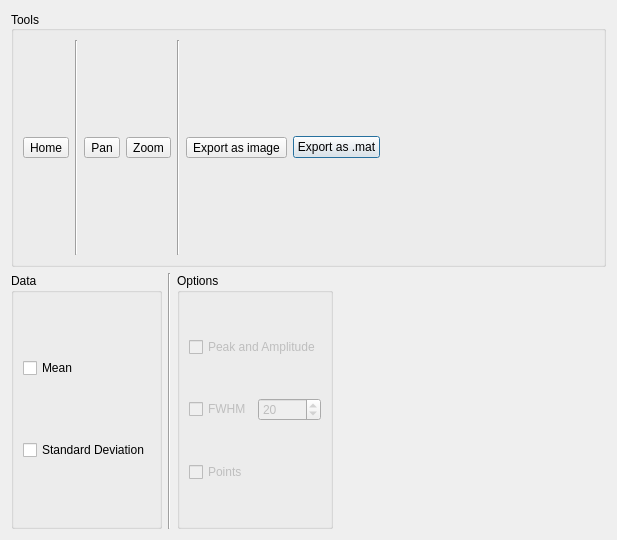
<?xml version="1.0" encoding="UTF-8"?>
<ui version="4.0">
 <class>Dialog</class>
 <widget class="QDialog" name="Dialog">
  <property name="windowModality">
   <enum>Qt::ApplicationModal</enum>
  </property>
  <property name="geometry">
   <rect>
    <x>0</x>
    <y>0</y>
    <width>617</width>
    <height>540</height>
   </rect>
  </property>
  <property name="windowTitle">
   <string>Dialog</string>
  </property>
  <property name="sizeGripEnabled">
   <bool>false</bool>
  </property>
  <property name="modal">
   <bool>false</bool>
  </property>
  <layout class="QVBoxLayout" name="verticalLayout_2">
   <item>
    <layout class="QVBoxLayout" name="mplvl">
     <item>
      <widget class="QGroupBox" name="groupBox_3">
       <property name="title">
        <string>Tools</string>
       </property>
       <property name="alignment">
        <set>Qt::AlignLeading|Qt::AlignLeft|Qt::AlignVCenter</set>
       </property>
       <property name="flat">
        <bool>false</bool>
       </property>
       <layout class="QHBoxLayout" name="horizontalLayout">
        <item>
         <widget class="QToolButton" name="toolButton_home">
          <property name="text">
           <string>Home</string>
          </property>
         </widget>
        </item>
        <item>
         <widget class="Line" name="line_2">
          <property name="orientation">
           <enum>Qt::Vertical</enum>
          </property>
         </widget>
        </item>
        <item>
         <widget class="QToolButton" name="toolButton_pan">
          <property name="text">
           <string>Pan</string>
          </property>
          <property name="checkable">
           <bool>true</bool>
          </property>
         </widget>
        </item>
        <item>
         <widget class="QToolButton" name="toolButton_zoom">
          <property name="text">
           <string>Zoom</string>
          </property>
          <property name="checkable">
           <bool>true</bool>
          </property>
         </widget>
        </item>
        <item>
         <widget class="Line" name="line_3">
          <property name="orientation">
           <enum>Qt::Vertical</enum>
          </property>
         </widget>
        </item>
        <item>
         <widget class="QToolButton" name="toolButton_export">
          <property name="text">
           <string>Export as image</string>
          </property>
         </widget>
        </item>
        <item>
         <widget class="QPushButton" name="toolButton_export_mat">
          <property name="text">
           <string>Export as .mat</string>
          </property>
         </widget>
        </item>
        <item>
         <spacer name="horizontalSpacer_2">
          <property name="orientation">
           <enum>Qt::Horizontal</enum>
          </property>
          <property name="sizeHint" stdset="0">
           <size>
            <width>40</width>
            <height>20</height>
           </size>
          </property>
         </spacer>
        </item>
       </layout>
      </widget>
     </item>
    </layout>
   </item>
   <item>
    <layout class="QHBoxLayout" name="horizontalLayout_3">
     <item>
      <widget class="QGroupBox" name="groupBox">
       <property name="title">
        <string>Data</string>
       </property>
       <layout class="QVBoxLayout" name="verticalLayout_4">
        <item>
         <widget class="QCheckBox" name="checkBox_mean">
          <property name="text">
           <string>Mean</string>
          </property>
         </widget>
        </item>
        <item>
         <widget class="QCheckBox" name="checkBox_std">
          <property name="text">
           <string notr="true">Standard Deviation</string>
          </property>
          <property name="iconSize">
           <size>
            <width>15</width>
            <height>15</height>
           </size>
          </property>
          <property name="tristate">
           <bool>false</bool>
          </property>
         </widget>
        </item>
       </layout>
      </widget>
     </item>
     <item>
      <widget class="Line" name="line">
       <property name="orientation">
        <enum>Qt::Vertical</enum>
       </property>
      </widget>
     </item>
     <item>
      <widget class="QGroupBox" name="groupBox_2">
       <property name="title">
        <string>Options</string>
       </property>
       <layout class="QVBoxLayout" name="verticalLayout_5">
        <item>
         <widget class="QCheckBox" name="checkBox_amp">
          <property name="enabled">
           <bool>false</bool>
          </property>
          <property name="text">
           <string>Peak and Amplitude</string>
          </property>
         </widget>
        </item>
        <item>
         <layout class="QHBoxLayout" name="horizontalLayout_2">
          <item>
           <widget class="QCheckBox" name="checkBox_fwhm">
            <property name="enabled">
             <bool>false</bool>
            </property>
            <property name="text">
             <string>FWHM</string>
            </property>
           </widget>
          </item>
          <item>
           <widget class="QSpinBox" name="spinBox">
            <property name="enabled">
             <bool>false</bool>
            </property>
            <property name="value">
             <number>20</number>
            </property>
           </widget>
          </item>
         </layout>
        </item>
        <item>
         <widget class="QCheckBox" name="checkBox_points">
          <property name="enabled">
           <bool>false</bool>
          </property>
          <property name="text">
           <string>Points</string>
          </property>
         </widget>
        </item>
       </layout>
      </widget>
     </item>
     <item>
      <spacer name="horizontalSpacer">
       <property name="orientation">
        <enum>Qt::Horizontal</enum>
       </property>
       <property name="sizeHint" stdset="0">
        <size>
         <width>40</width>
         <height>20</height>
        </size>
       </property>
      </spacer>
     </item>
    </layout>
   </item>
  </layout>
 </widget>
 <resources/>
 <connections/>
</ui>
